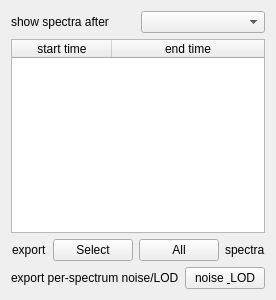
<?xml version="1.0" encoding="UTF-8"?>
<ui version="4.0">
 <class>Form</class>
 <widget class="QWidget" name="Form">
  <property name="geometry">
   <rect>
    <x>0</x>
    <y>0</y>
    <width>274</width>
    <height>300</height>
   </rect>
  </property>
  <property name="maximumSize">
   <size>
    <width>16777215</width>
    <height>16777215</height>
   </size>
  </property>
  <property name="windowTitle">
   <string>Form</string>
  </property>
  <layout class="QVBoxLayout" name="verticalLayout">
   <item>
    <layout class="QHBoxLayout" name="horizontalLayout_2">
     <item>
      <widget class="QLabel" name="label">
       <property name="text">
        <string>show spectra after</string>
       </property>
      </widget>
     </item>
     <item>
      <widget class="QComboBox" name="comboBox"/>
     </item>
    </layout>
   </item>
   <item>
    <widget class="QTableWidget" name="tableWidget">
     <property name="maximumSize">
      <size>
       <width>16777215</width>
       <height>16777215</height>
      </size>
     </property>
     <property name="sizeAdjustPolicy">
      <enum>QAbstractScrollArea::AdjustIgnored</enum>
     </property>
     <property name="horizontalScrollMode">
      <enum>QAbstractItemView::ScrollPerPixel</enum>
     </property>
     <attribute name="horizontalHeaderStretchLastSection">
      <bool>true</bool>
     </attribute>
     <column>
      <property name="text">
       <string>start time</string>
      </property>
     </column>
     <column>
      <property name="text">
       <string>end time</string>
      </property>
     </column>
    </widget>
   </item>
   <item>
    <layout class="QHBoxLayout" name="horizontalLayout">
     <item>
      <spacer name="horizontalSpacer">
       <property name="orientation">
        <enum>Qt::Horizontal</enum>
       </property>
       <property name="sizeHint" stdset="0">
        <size>
         <width>40</width>
         <height>20</height>
        </size>
       </property>
      </spacer>
     </item>
     <item>
      <widget class="QLabel" name="label_2">
       <property name="text">
        <string>export</string>
       </property>
      </widget>
     </item>
     <item>
      <widget class="QPushButton" name="exportSelectPushButton">
       <property name="text">
        <string>Select</string>
       </property>
      </widget>
     </item>
     <item>
      <widget class="QPushButton" name="exportAllPushButton">
       <property name="text">
        <string>All</string>
       </property>
      </widget>
     </item>
      <item>
       <widget class="QLabel" name="label_3">
        <property name="text">
         <string>spectra</string>
        </property>
       </widget>
      </item>
     </layout>
    </item>
    <item>
     <layout class="QHBoxLayout" name="horizontalLayout_noise_lod">
      <item>
       <widget class="QLabel" name="label_4">
        <property name="text">
         <string>export per-spectrum noise/LOD</string>
        </property>
       </widget>
      </item>
      <item>
       <widget class="QPushButton" name="exportNoiseLODPushButton">
        <property name="text">
         <string>noise &amp; LOD</string>
        </property>
       </widget>
      </item>
     </layout>
    </item>
   </layout>
  </widget>
 <resources/>
 <connections/>
</ui>
